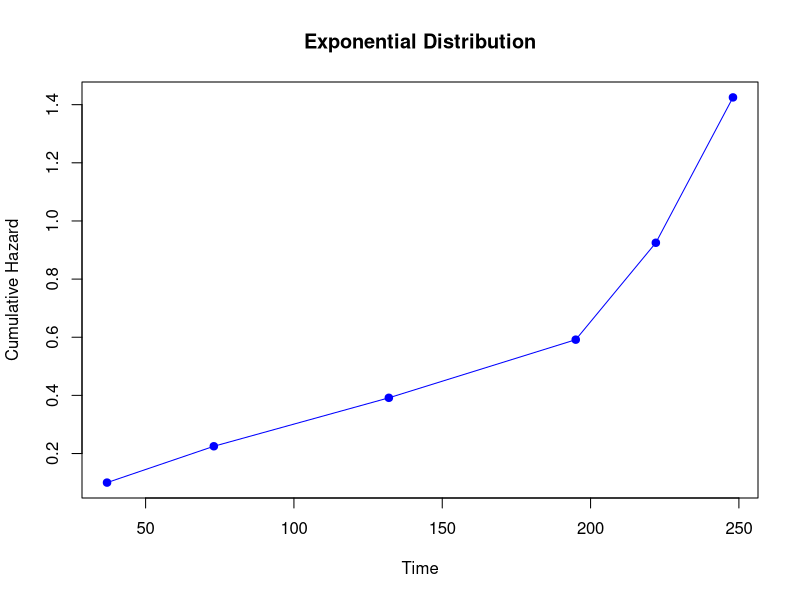
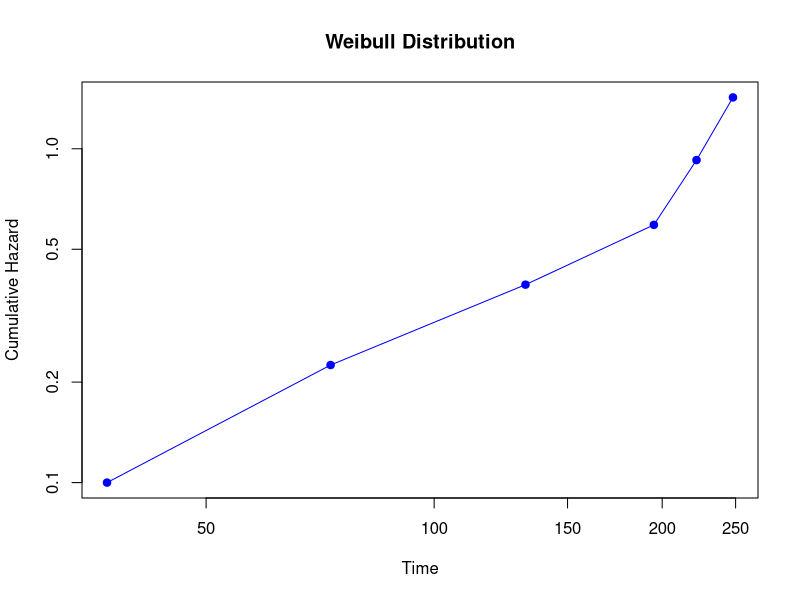

Recreate these plots in R, in order.
#!/usr/bin/env Rscript
DATAPATH <- Sys.getenv("DATAPATH")

#R commands and output:

## Input data and compute the cumulative hazard.
time = c( 37, NA, 73, NA, 132, 195, NA, 222, 248, NA)
fail = c(1, 0, 1, 0, 1, 1, 0, 1, 1, 0)
revrank = c(length(fail):1)
haz = fail/revrank
cumhaz = cumsum(haz)

## Select failing cases for plotting.
df = data.frame(time, fail, cumhaz)
z = subset(df, fail==1)

## Generate cumulative hazard plot for exponential distribution.
plot(z$time, z$cumhaz, type="o", pch=19, col="blue",
     xlab="Time", ylab="Cumulative Hazard",
     main="Exponential Distribution")

## Generate cumulative hazard plot for the Weibull distribution.
plot(z$time, z$cumhaz, type="o", pch=19, col="blue", log="xy",
     xlab="Time", ylab="Cumulative Hazard", 
     main="Weibull Distribution")

## Compute Weibull parameter estimates.
lm(log10(z$cumhaz)~log10(z$time))

###> Call:
###> lm(formula = log10(z$cumhaz) ~ log10(z$time))
###> 
###> Coefficients:
###>   (Intercept)  log10(z$time)  
###>        -3.025          1.271